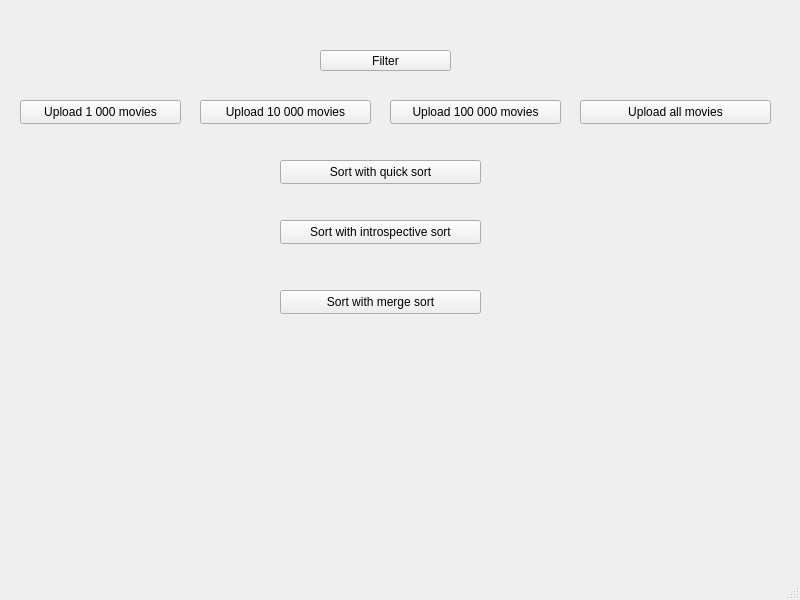
<?xml version="1.0" encoding="UTF-8"?>
<ui version="4.0">
 <class>MainWindow</class>
 <widget class="QMainWindow" name="MainWindow">
  <property name="geometry">
   <rect>
    <x>0</x>
    <y>0</y>
    <width>800</width>
    <height>600</height>
   </rect>
  </property>
  <property name="windowTitle">
   <string>MainWindow</string>
  </property>
  <widget class="QWidget" name="centralwidget">
   <widget class="QPushButton" name="pushButton">
    <property name="geometry">
     <rect>
      <x>320</x>
      <y>50</y>
      <width>131</width>
      <height>21</height>
     </rect>
    </property>
    <property name="text">
     <string>Filter</string>
    </property>
   </widget>
   <widget class="QPushButton" name="pushButton_2">
    <property name="geometry">
     <rect>
      <x>20</x>
      <y>100</y>
      <width>161</width>
      <height>24</height>
     </rect>
    </property>
    <property name="text">
     <string>Upload 1 000 movies</string>
    </property>
   </widget>
   <widget class="QPushButton" name="pushButton_100000">
    <property name="geometry">
     <rect>
      <x>200</x>
      <y>100</y>
      <width>171</width>
      <height>24</height>
     </rect>
    </property>
    <property name="text">
     <string>Upload 10 000 movies</string>
    </property>
   </widget>
   <widget class="QPushButton" name="pushButton_500000">
    <property name="geometry">
     <rect>
      <x>390</x>
      <y>100</y>
      <width>171</width>
      <height>24</height>
     </rect>
    </property>
    <property name="text">
     <string>Upload 100 000 movies</string>
    </property>
   </widget>
   <widget class="QPushButton" name="pushButton_1000000">
    <property name="geometry">
     <rect>
      <x>580</x>
      <y>100</y>
      <width>191</width>
      <height>24</height>
     </rect>
    </property>
    <property name="text">
     <string>Upload all movies</string>
    </property>
   </widget>
   <widget class="QPushButton" name="pushButton_3">
    <property name="geometry">
     <rect>
      <x>280</x>
      <y>160</y>
      <width>201</width>
      <height>24</height>
     </rect>
    </property>
    <property name="text">
     <string>Sort with quick sort</string>
    </property>
   </widget>
   <widget class="QPushButton" name="pushButton_4">
    <property name="geometry">
     <rect>
      <x>280</x>
      <y>220</y>
      <width>201</width>
      <height>24</height>
     </rect>
    </property>
    <property name="text">
     <string>Sort with introspective sort</string>
    </property>
   </widget>
   <widget class="QPushButton" name="pushButton_5">
    <property name="geometry">
     <rect>
      <x>280</x>
      <y>290</y>
      <width>201</width>
      <height>24</height>
     </rect>
    </property>
    <property name="text">
     <string>Sort with merge sort</string>
    </property>
   </widget>
  </widget>
  <widget class="QMenuBar" name="menubar">
   <property name="geometry">
    <rect>
     <x>0</x>
     <y>0</y>
     <width>800</width>
     <height>21</height>
    </rect>
   </property>
  </widget>
  <widget class="QStatusBar" name="statusbar"/>
 </widget>
 <resources/>
 <connections/>
</ui>
